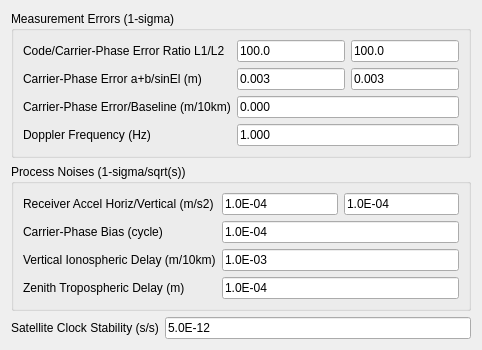
     <widget class="QWidget" name="TabSheet4">
      <property name="toolTip">
       <string/>
      </property>
      <attribute name="title">
       <string>S&amp;tatistics</string>
      </attribute>
      <layout class="QGridLayout" name="gridLayout_4">
       <item row="0" column="0" colspan="2">
        <widget class="QGroupBox" name="GroupBox3">
         <property name="toolTip">
          <string/>
         </property>
         <property name="title">
          <string>Measurement Errors (1-sigma)</string>
         </property>
         <layout class="QGridLayout" name="gridLayout_8">
          <item row="0" column="0">
           <widget class="QLabel" name="Label6">
            <property name="enabled">
             <bool>true</bool>
            </property>
            <property name="toolTip">
             <string/>
            </property>
            <property name="text">
             <string>Code/Carrier-Phase Error Ratio L1/L2</string>
            </property>
           </widget>
          </item>
          <item row="0" column="1">
           <widget class="QLineEdit" name="MeasErrR1">
            <property name="enabled">
             <bool>true</bool>
            </property>
            <property name="toolTip">
             <string/>
            </property>
            <property name="text">
             <string>100.0</string>
            </property>
           </widget>
          </item>
          <item row="0" column="2">
           <widget class="QLineEdit" name="MeasErrR2">
            <property name="enabled">
             <bool>true</bool>
            </property>
            <property name="toolTip">
             <string/>
            </property>
            <property name="text">
             <string>100.0</string>
            </property>
           </widget>
          </item>
          <item row="1" column="0">
           <widget class="QLabel" name="Label7">
            <property name="enabled">
             <bool>true</bool>
            </property>
            <property name="toolTip">
             <string/>
            </property>
            <property name="text">
             <string>Carrier-Phase Error a+b/sinEl (m)</string>
            </property>
           </widget>
          </item>
          <item row="1" column="1">
           <widget class="QLineEdit" name="MeasErr2">
            <property name="enabled">
             <bool>true</bool>
            </property>
            <property name="toolTip">
             <string/>
            </property>
            <property name="text">
             <string>0.003</string>
            </property>
           </widget>
          </item>
          <item row="1" column="2">
           <widget class="QLineEdit" name="MeasErr3">
            <property name="enabled">
             <bool>true</bool>
            </property>
            <property name="toolTip">
             <string/>
            </property>
            <property name="text">
             <string>0.003</string>
            </property>
           </widget>
          </item>
          <item row="2" column="0">
           <widget class="QLabel" name="Label16">
            <property name="enabled">
             <bool>true</bool>
            </property>
            <property name="toolTip">
             <string/>
            </property>
            <property name="text">
             <string>Carrier-Phase Error/Baseline (m/10km)</string>
            </property>
           </widget>
          </item>
          <item row="2" column="1" colspan="2">
           <widget class="QLineEdit" name="MeasErr4">
            <property name="enabled">
             <bool>true</bool>
            </property>
            <property name="toolTip">
             <string/>
            </property>
            <property name="text">
             <string>0.000</string>
            </property>
           </widget>
          </item>
          <item row="3" column="0">
           <widget class="QLabel" name="Label10">
            <property name="enabled">
             <bool>true</bool>
            </property>
            <property name="toolTip">
             <string/>
            </property>
            <property name="text">
             <string>Doppler Frequency (Hz)</string>
            </property>
           </widget>
          </item>
          <item row="3" column="1" colspan="2">
           <widget class="QLineEdit" name="MeasErr5">
            <property name="enabled">
             <bool>true</bool>
            </property>
            <property name="toolTip">
             <string/>
            </property>
            <property name="text">
             <string>1.000</string>
            </property>
           </widget>
          </item>
         </layout>
        </widget>
       </item>
       <item row="1" column="0" colspan="2">
        <widget class="QGroupBox" name="GroupBox4">
         <property name="toolTip">
          <string/>
         </property>
         <property name="title">
          <string>Process Noises (1-sigma/sqrt(s))</string>
         </property>
         <layout class="QGridLayout" name="gridLayout_9">
          <item row="0" column="0">
           <widget class="QLabel" name="Label33">
            <property name="enabled">
             <bool>true</bool>
            </property>
            <property name="toolTip">
             <string/>
            </property>
            <property name="text">
             <string>Receiver Accel Horiz/Vertical (m/s2)</string>
            </property>
           </widget>
          </item>
          <item row="0" column="1">
           <widget class="QLineEdit" name="PrNoise4">
            <property name="enabled">
             <bool>true</bool>
            </property>
            <property name="toolTip">
             <string/>
            </property>
            <property name="text">
             <string>1.0E-04</string>
            </property>
           </widget>
          </item>
          <item row="0" column="2">
           <widget class="QLineEdit" name="PrNoise5">
            <property name="enabled">
             <bool>true</bool>
            </property>
            <property name="toolTip">
             <string/>
            </property>
            <property name="text">
             <string>1.0E-04</string>
            </property>
           </widget>
          </item>
          <item row="1" column="0">
           <widget class="QLabel" name="Label26">
            <property name="enabled">
             <bool>true</bool>
            </property>
            <property name="toolTip">
             <string/>
            </property>
            <property name="text">
             <string>Carrier-Phase Bias (cycle)</string>
            </property>
           </widget>
          </item>
          <item row="1" column="1" colspan="2">
           <widget class="QLineEdit" name="PrNoise1">
            <property name="enabled">
             <bool>true</bool>
            </property>
            <property name="toolTip">
             <string/>
            </property>
            <property name="text">
             <string>1.0E-04</string>
            </property>
           </widget>
          </item>
          <item row="2" column="0">
           <widget class="QLabel" name="Label27">
            <property name="enabled">
             <bool>true</bool>
            </property>
            <property name="toolTip">
             <string/>
            </property>
            <property name="text">
             <string>Vertical Ionospheric Delay (m/10km)</string>
            </property>
           </widget>
          </item>
          <item row="2" column="1" colspan="2">
           <widget class="QLineEdit" name="PrNoise2">
            <property name="enabled">
             <bool>true</bool>
            </property>
            <property name="toolTip">
             <string/>
            </property>
            <property name="text">
             <string>1.0E-03</string>
            </property>
           </widget>
          </item>
          <item row="3" column="0">
           <widget class="QLabel" name="Label28">
            <property name="enabled">
             <bool>true</bool>
            </property>
            <property name="toolTip">
             <string/>
            </property>
            <property name="text">
             <string>Zenith Tropospheric Delay (m)</string>
            </property>
           </widget>
          </item>
          <item row="3" column="1" colspan="2">
           <widget class="QLineEdit" name="PrNoise3">
            <property name="enabled">
             <bool>true</bool>
            </property>
            <property name="toolTip">
             <string/>
            </property>
            <property name="text">
             <string>1.0E-04</string>
            </property>
           </widget>
          </item>
         </layout>
        </widget>
       </item>
       <item row="2" column="0">
        <widget class="QLabel" name="Label29">
         <property name="enabled">
          <bool>true</bool>
         </property>
         <property name="toolTip">
          <string/>
         </property>
         <property name="text">
          <string>Satellite Clock Stability (s/s)</string>
         </property>
        </widget>
       </item>
       <item row="2" column="1">
        <widget class="QLineEdit" name="SatClkStab">
         <property name="enabled">
          <bool>true</bool>
         </property>
         <property name="toolTip">
          <string/>
         </property>
         <property name="text">
          <string>5.0E-12</string>
         </property>
        </widget>
       </item>
      </layout>
     </widget>
